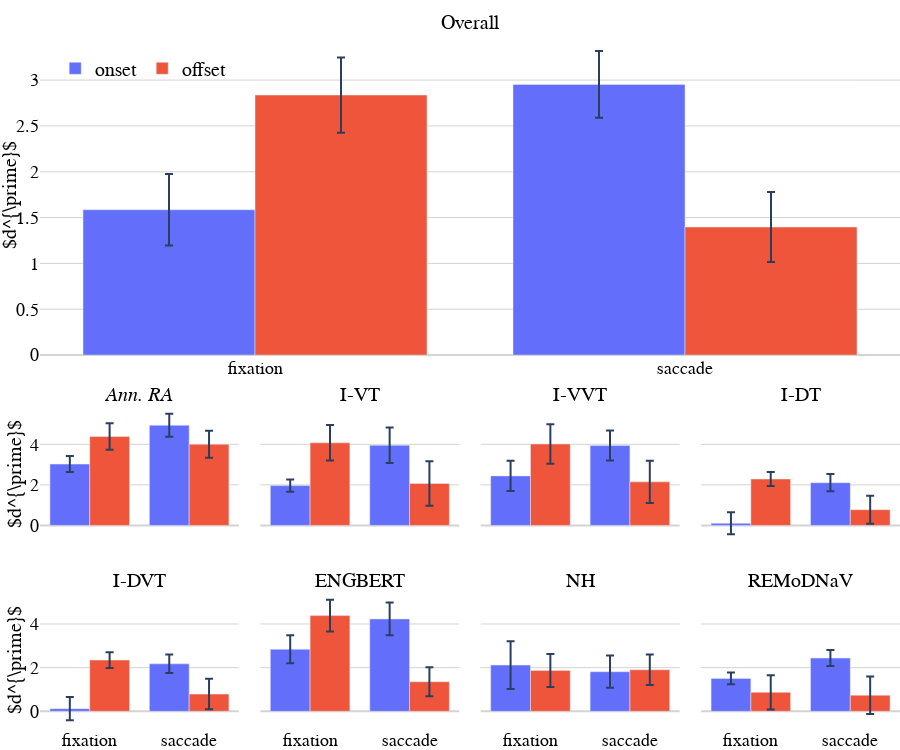

Notebook code cell kept with this figure:
### Code cell
fig_mn = multiple_bar_plots(metrics, METRIC, "MN", show_other_annotator=True)
fig_mn.update_layout(
    title=None,
    width=W, height=H,

    # update yaxis titles:
    yaxis_title=yaxis_title, yaxis2_title=yaxis_title, yaxis6_title=yaxis_title,
)

fig_mn.write_image(os.path.join(FIGURES_DIR, f"{FILE_NAME_FORMAT % (2, "MN")}.png"), scale=3)
# fig_mn.write_json(os.path.join(FIGURES_DIR, f"{NAME}.json"), indent=4)
fig_mn.show()

### Figure 1 — Plotly figure (JSON) as saved in the notebook; plotly's stock layout.template omitted (floating-point values rounded to 4 significant figures)
{"data": [{"alignmentgroup": "True", "error_y": {"array": [0.3953, 0.5721]}, "hovertemplate": "channel_type=onset<br>Event Type=%{x}<br>Mean=%{y}<extra></extra>", "legendgroup": "onset", "marker": {"color": "#636efa", "pattern": {"shape": ""}}, "name": "onset", "offsetgroup": "onset", "orientation": "v", "showlegend": false, "textposition": "auto", "x": ["fixation", "saccade"], "xaxis": "x2", "y": [3.025, 4.94], "yaxis": "y2", "type": "bar"}, {"alignmentgroup": "True", "error_y": {"array": [0.6566, 0.6693]}, "hovertemplate": "channel_type=offset<br>Event Type=%{x}<br>Mean=%{y}<extra></extra>", "legendgroup": "offset", "marker": {"color": "#EF553B", "pattern": {"shape": ""}}, "name": "offset", "offsetgroup": "offset", "orientation": "v", "showlegend": false, "textposition": "auto", "x": ["fixation", "saccade"], "xaxis": "x2", "y": [4.384, 4.001], "yaxis": "y2", "type": "bar"}, {"alignmentgroup": "True", "error_y": {"array": [0.3008, 0.8772]}, "hovertemplate": "channel_type=onset<br>Event Type=%{x}<br>Mean=%{y}<extra></extra>", "legendgroup": "onset", "marker": {"color": "#636efa", "pattern": {"shape": ""}}, "name": "onset", "offsetgroup": "onset", "orientation": "v", "showlegend": false, "textposition": "auto", "x": ["fixation", "saccade"], "xaxis": "x3", "y": [1.964, 3.957], "yaxis": "y3", "type": "bar"}, {"alignmentgroup": "True", "error_y": {"array": [0.8726, 1.098]}, "hovertemplate": "channel_type=offset<br>Event Type=%{x}<br>Mean=%{y}<extra></extra>", "legendgroup": "offset", "marker": {"color": "#EF553B", "pattern": {"shape": ""}}, "name": "offset", "offsetgroup": "offset", "orientation": "v", "showlegend": false, "textposition": "auto", "x": ["fixation", "saccade"], "xaxis": "x3", "y": [4.075, 2.069], "yaxis": "y3", "type": "bar"}, {"alignmentgroup": "True", "error_y": {"array": [0.7419, 0.7403]}, "hovertemplate": "channel_type=onset<br>Event Type=%{x}<br>Mean=%{y}<extra></extra>", "legendgroup": "onset", "marker": {"color": "#636efa", "pattern": {"shape": ""}}, "name": "onset", "offsetgroup": "onset", "orientation": "v", "showlegend": false, "textposition": "auto", "x": ["fixation", "saccade"], "xaxis": "x4", "y": [2.443, 3.945], "yaxis": "y4", "type": "bar"}, {"alignmentgroup": "True", "error_y": {"array": [0.9711, 1.044]}, "hovertemplate": "channel_type=offset<br>Event Type=%{x}<br>Mean=%{y}<extra></extra>", "legendgroup": "offset", "marker": {"color": "#EF553B", "pattern": {"shape": ""}}, "name": "offset", "offsetgroup": "offset", "orientation": "v", "showlegend": false, "textposition": "auto", "x": ["fixation", "saccade"], "xaxis": "x4", "y": [4.017, 2.148], "yaxis": "y4", "type": "bar"}, {"alignmentgroup": "True", "error_y": {"array": [0.5414, 0.4276]}, "hovertemplate": "channel_type=onset<br>Event Type=%{x}<br>Mean=%{y}<extra></extra>", "legendgroup": "onset", "marker": {"color": "#636efa", "pattern": {"shape": ""}}, "name": "onset", "offsetgroup": "onset", "orientation": "v", "showlegend": false, "textposition": "auto", "x": ["fixation", "saccade"], "xaxis": "x5", "y": [0.1023, 2.107], "yaxis": "y5", "type": "bar"}, {"alignmentgroup": "True", "error_y": {"array": [0.3489, 0.6902]}, "hovertemplate": "channel_type=offset<br>Event Type=%{x}<br>Mean=%{y}<extra></extra>", "legendgroup": "offset", "marker": {"color": "#EF553B", "pattern": {"shape": ""}}, "name": "offset", "offsetgroup": "offset", "orientation": "v", "showlegend": false, "textposition": "auto", "x": ["fixation", "saccade"], "xaxis": "x5", "y": [2.289, 0.7757], "yaxis": "y5", "type": "bar"}, {"alignmentgroup": "True", "error_y": {"array": [0.5314, 0.4253]}, "hovertemplate": "channel_type=onset<br>Event Type=%{x}<br>Mean=%{y}<extra></extra>", "legendgroup": "onset", "marker": {"color": "#636efa", "pattern": {"shape": ""}}, "name": "onset", "offsetgroup": "onset", "orientation": "v", "showlegend": false, "textposition": "auto", "x": ["fixation", "saccade"], "xaxis": "x6", "y": [0.1199, 2.175], "yaxis": "y6", "type": "bar"}, {"alignmentgroup": "True", "error_y": {"array": [0.3589, 0.6982]}, "hovertemplate": "channel_type=offset<br>Event Type=%{x}<br>Mean=%{y}<extra></extra>", "legendgroup": "offset", "marker": {"color": "#EF553B", "pattern": {"shape": ""}}, "name": "offset", "offsetgroup": "offset", "orientation": "v", "showlegend": false, "textposition": "auto", "x": ["fixation", "saccade"], "xaxis": "x6", "y": [2.348, 0.7886], "yaxis": "y6", "type": "bar"}, {"alignmentgroup": "True", "error_y": {"array": [0.6434, 0.7504]}, "hovertemplate": "channel_type=onset<br>Event Type=%{x}<br>Mean=%{y}<extra></extra>", "legendgroup": "onset", "marker": {"color": "#636efa", "pattern": {"shape": ""}}, "name": "onset", "offsetgroup": "onset", "orientation": "v", "showlegend": false, "textposition": "auto", "x": ["fixation", "saccade"], "xaxis": "x7", "y": [2.843, 4.232], "yaxis": "y7", "type": "bar"}, {"alignmentgroup": "True", "error_y": {"array": [0.7303, 0.6683]}, "hovertemplate": "channel_type=offset<br>Event Type=%{x}<br>Mean=%{y}<extra></extra>", "legendgroup": "offset", "marker": {"color": "#EF553B", "pattern": {"shape": ""}}, "name": "offset", "offsetgroup": "offset", "orientation": "v", "showlegend": false, "textposition": "auto", "x": ["fixation", "saccade"], "xaxis": "x7", "y": [4.386, 1.354], "yaxis": "y7", "type": "bar"}, {"alignmentgroup": "True", "error_y": {"array": [1.093, 0.7387]}, "hovertemplate": "channel_type=onset<br>Event Type=%{x}<br>Mean=%{y}<extra></extra>", "legendgroup": "onset", "marker": {"color": "#636efa", "pattern": {"shape": ""}}, "name": "onset", "offsetgroup": "onset", "orientation": "v", "showlegend": false, "textposition": "auto", "x": ["fixation", "saccade"], "xaxis": "x8", "y": [2.118, 1.814], "yaxis": "y8", "type": "bar"}, {"alignmentgroup": "True", "error_y": {"array": [0.7555, 0.6972]}, "hovertemplate": "channel_type=offset<br>Event Type=%{x}<br>Mean=%{y}<extra></extra>", "legendgroup": "offset", "marker": {"color": "#EF553B", "pattern": {"shape": ""}}, "name": "offset", "offsetgroup": "offset", "orientation": "v", "showlegend": false, "textposition": "auto", "x": ["fixation", "saccade"], "xaxis": "x8", "y": [1.872, 1.904], "yaxis": "y8", "type": "bar"}, {"alignmentgroup": "True", "error_y": {"array": [0.2667, 0.3673]}, "hovertemplate": "channel_type=onset<br>Event Type=%{x}<br>Mean=%{y}<extra></extra>", "legendgroup": "onset", "marker": {"color": "#636efa", "pattern": {"shape": ""}}, "name": "onset", "offsetgroup": "onset", "orientation": "v", "showlegend": false, "textposition": "auto", "x": ["fixation", "saccade"], "xaxis": "x9", "y": [1.508, 2.44], "yaxis": "y9", "type": "bar"}, {"alignmentgroup": "True", "error_y": {"array": [0.7805, 0.857]}, "hovertemplate": "channel_type=offset<br>Event Type=%{x}<br>Mean=%{y}<extra></extra>", "legendgroup": "offset", "marker": {"color": "#EF553B", "pattern": {"shape": ""}}, "name": "offset", "offsetgroup": "offset", "orientation": "v", "showlegend": false, "textposition": "auto", "x": ["fixation", "saccade"], "xaxis": "x9", "y": [0.8694, 0.7379], "yaxis": "y9", "type": "bar"}, {"alignmentgroup": "True", "error_y": {"array": [0.3892, 0.3646]}, "hovertemplate": "channel_type=onset<br>Event Type=%{x}<br>Mean=%{y}<extra></extra>", "legendgroup": "onset", "marker": {"color": "#636efa", "pattern": {"shape": ""}}, "name": "onset", "offsetgroup": "onset", "orientation": "v", "showlegend": true, "textposition": "auto", "x": ["fixation", "saccade"], "xaxis": "x", "y": [1.585, 2.953], "yaxis": "y", "type": "bar"}, {"alignmentgroup": "True", "error_y": {"array": [0.41, 0.3818]}, "hovertemplate": "channel_type=offset<br>Event Type=%{x}<br>Mean=%{y}<extra></extra>", "legendgroup": "offset", "marker": {"color": "#EF553B", "pattern": {"shape": ""}}, "name": "offset", "offsetgroup": "offset", "orientation": "v", "showlegend": true, "textposition": "auto", "x": ["fixation", "saccade"], "xaxis": "x", "y": [2.837, 1.397], "yaxis": "y", "type": "bar"}], "layout": {"xaxis": {"anchor": "y", "domain": [0.0, 1.0], "title": {"font": {"family": "Calibri", "size": 20, "color": "black"}, "standoff": 2}, "tickfont": {"family": "Calibri", "size": 18, "color": "black"}, "showline": false, "showgrid": false, "gridcolor": "lightgray", "gridwidth": 1, "zeroline": false, "zerolinecolor": "lightgray", "zerolinewidth": 2}, "yaxis": {"anchor": "x", "domain": [0.5375, 1.0], "title": {"font": {"family": "Calibri", "size": 20, "color": "black"}, "standoff": 2, "text": "$d^{\\prime}$"}, "tickfont": {"family": "Calibri", "size": 18, "color": "black"}, "showline": false, "showgrid": true, "gridcolor": "lightgray", "gridwidth": 1, "zeroline": true, "zerolinecolor": "lightgray", "zerolinewidth": 2}, "xaxis2": {"anchor": "y2", "domain": [0.0, 0.2313], "matches": "x6", "showticklabels": false, "title": {"font": {"family": "Calibri", "size": 20, "color": "black"}, "standoff": 2}, "tickfont": {"family": "Calibri", "size": 18, "color": "black"}, "showline": false, "showgrid": false, "gridcolor": "lightgray", "gridwidth": 1, "zeroline": false, "zerolinecolor": "lightgray", "zerolinewidth": 2}, "yaxis2": {"anchor": "x2", "domain": [0.2687, 0.4625], "title": {"font": {"family": "Calibri", "size": 20, "color": "black"}, "standoff": 2, "text": "$d^{\\prime}$"}, "tickfont": {"family": "Calibri", "size": 18, "color": "black"}, "showline": false, "showgrid": true, "gridcolor": "lightgray", "gridwidth": 1, "zeroline": true, "zerolinecolor": "lightgray", "zerolinewidth": 2}, "xaxis3": {"anchor": "y3", "domain": [0.2563, 0.4875], "matches": "x7", "showticklabels": false, "title": {"font": {"family": "Calibri", "size": 20, "color": "black"}, "standoff": 2}, "tickfont": {"family": "Calibri", "size": 18, "color": "black"}, "showline": false, "showgrid": false, "gridcolor": "lightgray", "gridwidth": 1, "zeroline": false, "zerolinecolor": "lightgray", "zerolinewidth": 2}, "yaxis3": {"anchor": "x3", "domain": [0.2687, 0.4625], "matches": "y2", "showticklabels": false, "title": {"font": {"family": "Calibri", "size": 20, "color": "black"}, "standoff": 2}, "tickfont": {"family": "Calibri", "size": 18, "color": "black"}, "showline": false, "showgrid": true, "gridcolor": "lightgray", "gridwidth": 1, "zeroline": true, "zerolinecolor": "lightgray", "zerolinewidth": 2}, "xaxis4": {"anchor": "y4", "domain": [0.5125, 0.7438], "matches": "x8", "showticklabels": false, "title": {"font": {"family": "Calibri", "size": 20, "color": "black"}, "standoff": 2}, "tickfont": {"family": "Calibri", "size": 18, "color": "black"}, "showline": false, "showgrid": false, "gridcolor": "lightgray", "gridwidth": 1, "zeroline": false, "zerolinecolor": "lightgray", "zerolinewidth": 2}, "yaxis4": {"anchor": "x4", "domain": [0.2687, 0.4625], "matches": "y2", "showticklabels": false, "title": {"font": {"family": "Calibri", "size": 20, "color": "black"}, "standoff": 2}, "tickfont": {"family": "Calibri", "size": 18, "color": "black"}, "showline": false, "showgrid": true, "gridcolor": "lightgray", "gridwidth": 1, "zeroline": true, "zerolinecolor": "lightgray", "zerolinewidth": 2}, "xaxis5": {"anchor": "y5", "domain": [0.7688, 1.0], "matches": "x9", "showticklabels": false, "title": {"font": {"family": "Calibri", "size": 20, "color": "black"}, "standoff": 2}, "tickfont": {"family": "Calibri", "size": 18, "color": "black"}, "showline": false, "showgrid": false, "gridcolor": "lightgray", "gridwidth": 1, "zeroline": false, "zerolinecolor": "lightgray", "zerolinewidth": 2}, "yaxis5": {"anchor": "x5", "domain": [0.2687, 0.4625], "matches": "y2", "showticklabels": false, "title": {"font": {"family": "Calibri", "size": 20, "color": "black"}, "standoff": 2}, "tickfont": {"family": "Calibri", "size": 18, "color": "black"}, "showline": false, "showgrid": true, "gridcolor": "lightgray", "gridwidth": 1, "zeroline": true, "zerolinecolor": "lightgray", "zerolinewidth": 2}, "xaxis6": {"anchor": "y6", "domain": [0.0, 0.2313], "title": {"font": {"family": "Calibri", "size": 20, "color": "black"}, "standoff": 2}, "tickfont": {"family": "Calibri", "size": 18, "color": "black"}, "showline": false, "showgrid": false, "gridcolor": "lightgray", "gridwidth": 1, "zeroline": false, "zerolinecolor": "lightgray", "zerolinewidth": 2}, "yaxis6": {"anchor": "x6", "domain": [0.0, 0.1938], "title": {"font": {"family": "Calibri", "size": 20, "color": "black"}, "standoff": 2, "text": "$d^{\\prime}$"}, "tickfont": {"family": "Calibri", "size": 18, "color": "black"}, "showline": false, "showgrid": true, "gridcolor": "lightgray", "gridwidth": 1, "zeroline": true, "zerolinecolor": "lightgray", "zerolinewidth": 2}, "xaxis7": {"anchor": "y7", "domain": [0.2563, 0.4875], "title": {"font": {"family": "Calibri", "size": 20, "color": "black"}, "standoff": 2}, "tickfont": {"family": "Calibri", "size": 18, "color": "black"}, "showline": false, "showgrid": false, "gridcolor": "lightgray", "gridwidth": 1, "zeroline": false, "zerolinecolor": "lightgray", "zerolinewidth": 2}, "yaxis7": {"anchor": "x7", "domain": [0.0, 0.1938], "matches": "y6", "showticklabels": false, "title": {"font": {"family": "Calibri", "size": 20, "color": "black"}, "standoff": 2}, "tickfont": {"family": "Calibri", "size": 18, "color": "black"}, "showline": false, "showgrid": true, "gridcolor": "lightgray", "gridwidth": 1, "zeroline": true, "zerolinecolor": "lightgray", "zerolinewidth": 2}, "xaxis8": {"anchor": "y8", "domain": [0.5125, 0.7438], "title": {"font": {"family": "Calibri", "size": 20, "color": "black"}, "standoff": 2}, "tickfont": {"family": "Calibri", "size": 18, "color": "black"}, "showline": false, "showgrid": false, "gridcolor": "lightgray", "gridwidth": 1, "zeroline": false, "zerolinecolor": "lightgray", "zerolinewidth": 2}, "yaxis8": {"anchor": "x8", "domain": [0.0, 0.1938], "matches": "y6", "showticklabels": false, "title": {"font": {"family": "Calibri", "size": 20, "color": "black"}, "standoff": 2}, "tickfont": {"family": "Calibri", "size": 18, "color": "black"}, "showline": false, "showgrid": true, "gridcolor": "lightgray", "gridwidth": 1, "zeroline": true, "zerolinecolor": "lightgray", "zerolinewidth": 2}, "xaxis9": {"anchor": "y9", "domain": [0.7688, 1.0], "title": {"font": {"family": "Calibri", "size": 20, "color": "black"}, "standoff": 2}, "tickfont": {"family": "Calibri", "size": 18, "color": "black"}, "showline": false, "showgrid": false, "gridcolor": "lightgray", "gridwidth": 1, "zeroline": false, "zerolinecolor": "lightgray", "zerolinewidth": 2}, "yaxis9": {"anchor": "x9", "domain": [0.0, 0.1938], "matches": "y6", "showticklabels": false, "title": {"font": {"family": "Calibri", "size": 20, "color": "black"}, "standoff": 2}, "tickfont": {"family": "Calibri", "size": 18, "color": "black"}, "showline": false, "showgrid": true, "gridcolor": "lightgray", "gridwidth": 1, "zeroline": true, "zerolinecolor": "lightgray", "zerolinewidth": 2}, "annotations": [{"font": {"size": 20, "family": "Calibri", "color": "black"}, "showarrow": false, "text": "Overall", "x": 0.5, "xanchor": "center", "xref": "paper", "y": 1.0, "yanchor": "bottom", "yref": "paper", "textangle": 0}, {"font": {"size": 20, "family": "Calibri", "color": "black"}, "showarrow": false, "text": "<i>Ann. RA</i>", "x": 0.1156, "xanchor": "center", "xref": "paper", "y": 0.4625, "yanchor": "bottom", "yref": "paper", "textangle": 0}, {"font": {"size": 20, "family": "Calibri", "color": "black"}, "showarrow": false, "text": "I-VT", "x": 0.3719, "xanchor": "center", "xref": "paper", "y": 0.4625, "yanchor": "bottom", "yref": "paper", "textangle": 0}, {"font": {"size": 20, "family": "Calibri", "color": "black"}, "showarrow": false, "text": "I-VVT", "x": 0.6281, "xanchor": "center", "xref": "paper", "y": 0.4625, "yanchor": "bottom", "yref": "paper", "textangle": 0}, {"font": {"size": 20, "family": "Calibri", "color": "black"}, "showarrow": false, "text": "I-DT", "x": 0.8844, "xanchor": "center", "xref": "paper", "y": 0.4625, "yanchor": "bottom", "yref": "paper", "textangle": 0}, {"font": {"size": 20, "family": "Calibri", "color": "black"}, "showarrow": false, "text": "I-DVT", "x": 0.1156, "xanchor": "center", "xref": "paper", "y": 0.1938, "yanchor": "bottom", "yref": "paper", "textangle": 0}, {"font": {"size": 20, "family": "Calibri", "color": "black"}, "showarrow": false, "text": "ENGBERT", "x": 0.3719, "xanchor": "center", "xref": "paper", "y": 0.1938, "yanchor": "bottom", "yref": "paper", "textangle": 0}, {"font": {"size": 20, "family": "Calibri", "color": "black"}, "showarrow": false, "text": "NH", "x": 0.6281, "xanchor": "center", "xref": "paper", "y": 0.1938, "yanchor": "bottom", "yref": "paper", "textangle": 0}, {"font": {"size": 20, "family": "Calibri", "color": "black"}, "showarrow": false, "text": "REMoDNaV", "x": 0.8844, "xanchor": "center", "xref": "paper", "y": 0.1938, "yanchor": "bottom", "yref": "paper", "textangle": 0}], "font": {"family": "Calibri"}, "margin": {"l": 0, "r": 0, "t": 35, "b": 0, "pad": 0}, "legend": {"font": {"family": "Calibri", "size": 20, "color": "black"}, "orientation": "h", "yanchor": "top", "xanchor": "center", "xref": "paper", "yref": "paper", "x": 0.12, "y": 0.98, "itemwidth": 30}, "title": {}, "width": 900, "height": 750, "paper_bgcolor": "rgba(0, 0, 0, 0)", "plot_bgcolor": "rgba(0, 0, 0, 0)"}}
